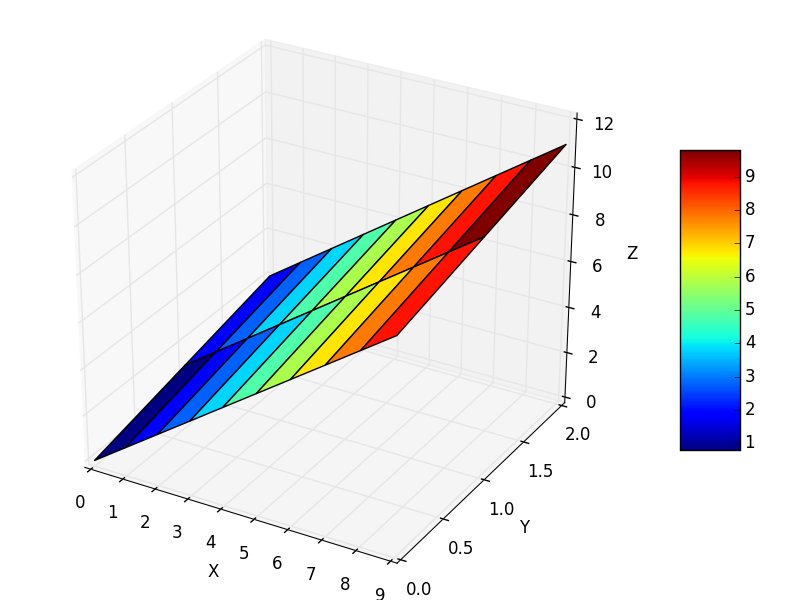

Generate this figure with Python:
#!/usr/bin/env python3
# -*- coding: utf-8 -*-

# Copyright (c) 2012 Jérémie DECOCK (http://www.jdhp.org)

"""
Plot 2 dimension data (version 4)
"""

import math
import numpy as np
import matplotlib.pyplot as plt

from mpl_toolkits.mplot3d import axes3d
from matplotlib import cm

def main():
    """The main function."""

    # Build data ################

    x = np.arange(0, 10, 1)
    y = np.arange(0, 3, 1)

    xx, yy = np.meshgrid(x, y)
    z = xx+yy

    print("xx =")
    print(xx)
    print("yy =")
    print(yy)
    print("z =")
    print(z)

    # Plot data #################

    fig = plt.figure()
    ax = axes3d.Axes3D(fig)

    surf = ax.plot_surface(xx, yy, z, cmap=cm.jet, rstride=1, cstride=1, color='b', shade=True)

    ax.set_xlabel("X")
    ax.set_ylabel("Y")
    ax.set_zlabel("Z")

    fig.colorbar(surf, shrink=0.5, aspect=5)

    # SAVE FILES ######################
    plt.savefig("demo3_mplot3d.png")

    plt.show()


if __name__ == '__main__':
    main()
